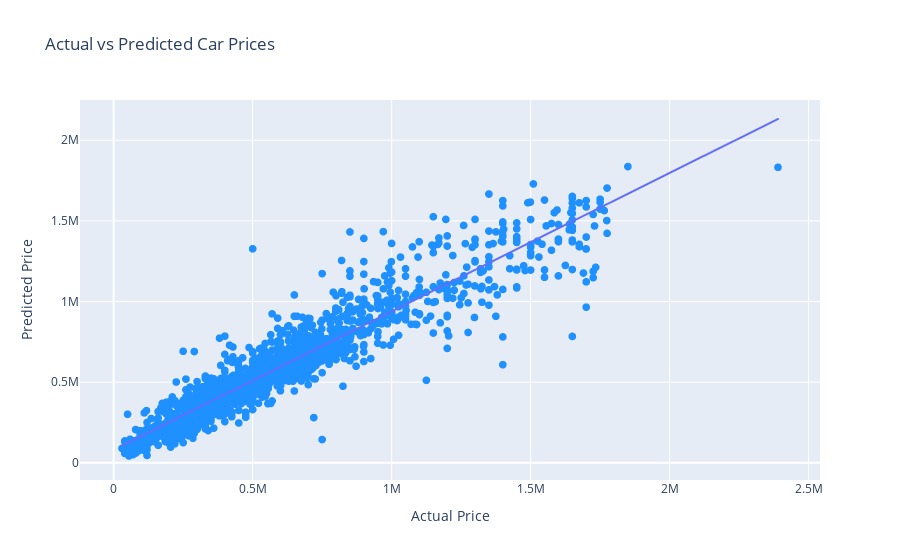

Notebook cell for this chart:
### Code cell
#✅ 1. Actual vs Predicted Prices

import plotly.express as px
import pandas as pd

df_pred = pd.DataFrame({'Actual': y_test, 'Predicted': y_pred})

fig = px.scatter(df_pred, x='Actual', y='Predicted',
                 title='Actual vs Predicted Car Prices',
                 labels={'Actual': 'Actual Price', 'Predicted': 'Predicted Price'},
                 trendline='ols')
fig.update_traces(marker=dict(size=8, color='dodgerblue'), selector=dict(mode='markers'))
fig.show()

### Figure 1 — Plotly figure (JSON) as saved in the notebook; plotly's stock layout.template omitted (floating-point values rounded to 4 significant figures; data arrays with more than 128 entries replaced by an {"elided": "..."} marker saying what was removed)
{"data": [{"hovertemplate": "Actual Price=%{x}<br>Predicted Price=%{y}<extra></extra>", "legendgroup": "", "marker": {"color": "dodgerblue", "size": 8, "symbol": "circle"}, "mode": "markers", "name": "", "showlegend": false, "type": "scattergl", "x": {"elided": "1647 float values"}, "xaxis": "x", "y": {"elided": "1647 float values"}, "yaxis": "y"}, {"hovertemplate": "<b>OLS trendline</b><br>Predicted = 0.858076 * Actual + 80565.6<br>R<sup>2</sup>=0.881410<br><br>Actual Price=%{x}<br>Predicted Price=%{y} <b>(trend)</b><extra></extra>", "legendgroup": "", "marker": {"color": "#636efa", "symbol": "circle"}, "mode": "lines", "name": "", "showlegend": false, "type": "scattergl", "x": {"elided": "1647 float values"}, "xaxis": "x", "y": {"elided": "1647 float values"}, "yaxis": "y"}], "layout": {"legend": {"tracegroupgap": 0}, "title": {"text": "Actual vs Predicted Car Prices"}, "xaxis": {"anchor": "y", "domain": [0, 1], "title": {"text": "Actual Price"}}, "yaxis": {"anchor": "x", "domain": [0, 1], "title": {"text": "Predicted Price"}}}}
